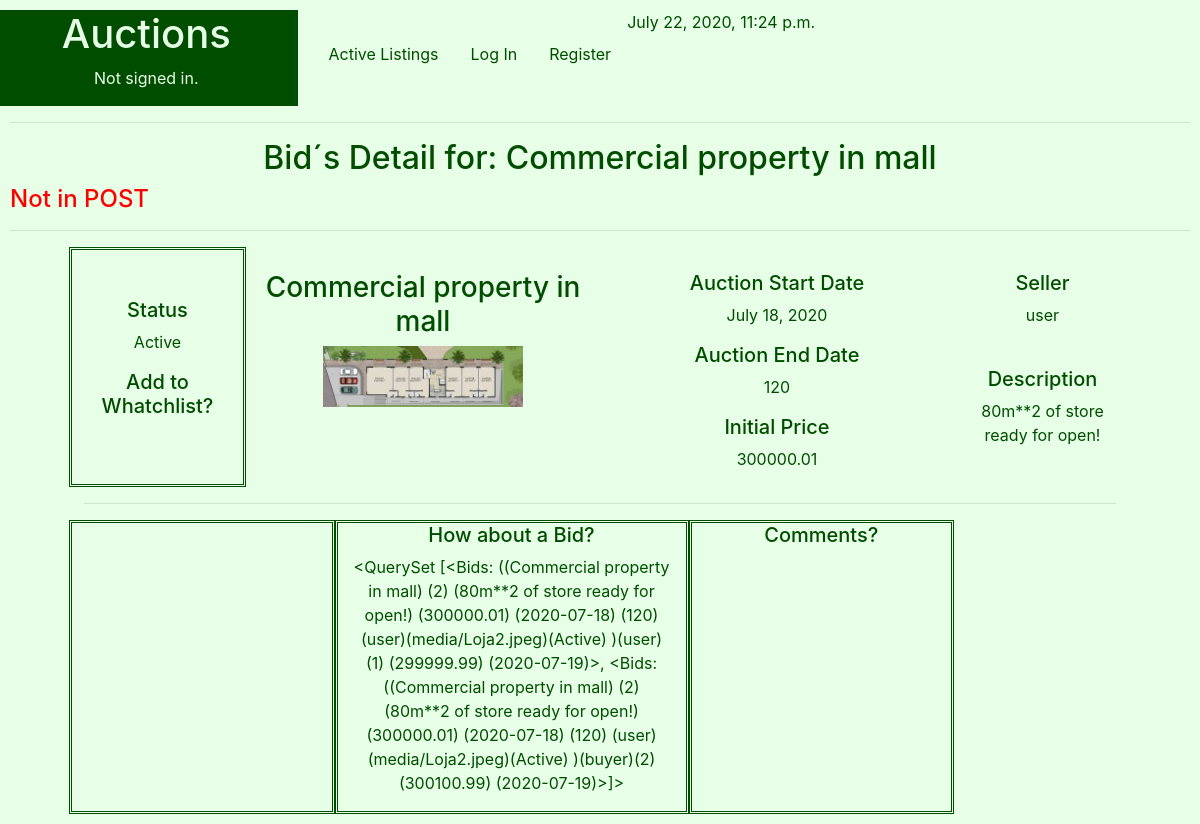
Screenshot of /Bid/Commercial property in mall with the database file from the repository.
### auctions/models.py (models this page shows)
class Listings(models.Model):
    STATUS = (
        ('Active', 'Active - Receiving Bids'),
        ('To Begin', 'To Begin - De Auction didn´t start yet'),
        ('Closed', 'Closed - The seller gave up the auction'),
        ('Sold', 'Sold'),
    )
    Ltitle = models.CharField(help_text="Choose a title for your listing",max_length=50)
    Ccode=models.IntegerField(help_text="Categories Ex: 1-Apartament,2-Commercial,3-Farm, 4-House ") #foreign key from PropTypes
    Ldescription = models.CharField(max_length=250)
    Lprice = models.FloatField(help_text="starting bid Just USD") #initial price
    Ldatestart = models.DateField(help_text="Please use the following format: <em>YYYY-MM-DD</em>. for the auction start")
    Lduration = models.IntegerField(help_text="Duration expressed in days" )
    Luser = models.CharField(max_length=25)
    Limage= models.ImageField(upload_to="media", blank=True) #Name of the picture saved on static folder
    Lstatus = models.CharField(max_length=8, choices=STATUS )
    def __str__(self):
        return f"({self.Ltitle}) ({self.Ccode}) ({self.Ldescription})  ({self.Lprice}) ({self.Ldatestart}) ({self.Lduration}) ({self.Luser})({self.Limage})({self.Lstatus}) "

class Bids(models.Model):
    Lcode = models.ForeignKey(Listings, on_delete=models.CASCADE)
    Buser = models.CharField(max_length=25) #Who is going to buy
    Bthrow= models.IntegerField() #first throw, second , third....
    Bprice = models.FloatField(help_text="Just USD")# throw value
    Bdate = models.DateField(help_text="Please use the following format: <em>YYYY-MM-DD</em>.")
    def __str__(self):
        return f"({self.Lcode})({self.Buser})({self.Bthrow}) ({self.Bprice}) ({self.Bdate})"

### auctions/views.py (the view)
# urls.py: path("Bid/<str:Btitle>", views.Bids_view, name="BidsDetail"),
def Bids_view(request, Btitle):
    B_title=Btitle
    d = datetime.datetime.now()
    L_data=[]
    B_data=[]
    W_data=[]
    try:
        L_data = Listings.objects.filter(Ltitle=B_title)
        B_data=Bids.objects.filter(Lcode__Ltitle=B_title)
        W_data=Watchlist.objects.filter(Lcode__Ltitle=B_title)
        context= {
           "d" : d,
           "Btitle" : B_title,
           "L_data":L_data,
           "B_data":B_data,
           "W_data":W_data,
           "message" : "Not in POST",
        }
        return render(request, "auctions/BidsDetail.html", context)
    except:
        context = {
            "message": "Problem with filters in Bids, please try again",
            "L_data" :Listings.objects.filter(Ltitle=B_title),
            "B_data" :Bids.objects.filter(Lcode__Ltitle=B_title),
            "W_data" :Watchlist.objects.filter(Lcode__Ltitle=B_title),
        }
        return render(request, "auctions/BidsDetail.html", context)

### auctions/templates/auctions/BidsDetail.html (shortened to what this page needs)
{% extends "auctions/layout.html" %}
{% block body %}
<h2 style="text-align: center;">Bid´s Detail for: {{Btitle}}  </h2>
<h4 style="color:red;"> {{message}}</h4>
<hr>
<div class ="flex-container" style="text-align: center;">
      <div class="container" style="border:#004d00; width:90%">
          <div class="row"  width="1700px">
              {%for L in L_data %}
                  <div class="col-lg-2" style="border:double;border-color:#004d00 ;">
                        <br>     <br>
                        <h5>Status</h5>
                        <p>{{ L.Lstatus }}</p>
                        <h5>Add to Whatchlist?</h5>
                  </div>
                  <div class="col-lg-4">
                     <br>
                     <h3>{{L.Ltitle }}</h3>
                     <img src=" {{L.Limage.url}} "  width="200">
                     <br>
                  </div>
                  <br>
                  <div class="col-lg-4">
                  <br>
                     <h5>Auction Start Date  </h5>
                     <p>{{ L.Ldatestart }}</p>
                     <h5>Auction End Date  </h5>
                     <p>{{ L.Lduration }}</p>
                     <h5>Initial Price </h5>
                     <p> {{ L.Lprice }}</p>
                  </div>
                  <div class="col-lg-2">
                      <br>
                      <h5>Seller</h5>
                      <p>{{ L.Luser }}</p>
                      <br>
                      <h5>Description</h5>
                      <p>{{ L.Ldescription }}</p>
                  </div>
              {%endfor%}
          </div>
      <hr>
      </div>
    <form action= "#" method="post" >
            <div class="container" style="border:#004d00; width:90%">
                <div class="row"  width="1700px">
                    <div class="col-lg-3" style="border:double;border-color:#004d00 ;">
                          <br><br>
                    </div>
                    <div class="col-lg-4" style="border:double;border-color:#004d00 ;">
                      <h5> How about a Bid? </h5>
                           <p>{{B_data}}</p>
                    </div>
                    <div class="col-lg-3" style="border:double;border-color:#004d00 ;">
                        <h5> Comments? </h5>
                    </div>
                </div>
            </div>
    </form>
</div>
{% endblock %}

### auctions/static/auctions/styles.css (style rules this page uses)
body { padding: 10px; }

### auctions/templates/auctions/layout.html (style rules this page uses)
body { background-color:#e6ffe6 ; color: #004d00; }

### rows the page displays
Listings: Ltitle "Commercial property in mall", Lstatus "Active", Limage (picture), Ldatestart "July 18, 2020", Lduration "120", Lprice "300000.01", Luser "user", Ldescription "80m**2 of store ready for open!"
Bids: Lcode+Buser+Bthrow "<QuerySet [<Bids: ((Commercial property in mall) (2) (80m**2 of store ready for open!) (300000.01) (2020-07-18) (120) (user)(media/Loja2.jpeg)(Active) )(user)(1) (299999.99) (2020-07-19)>, <Bids: ((Commercial property in mall) (2) (80m**2 of store ready for open!) (300000.01) (2020-07-18) (120) (user)(media/Loja2.jpeg)(Active) )(buyer)(2) (300100.99) (2020-07-19)>]>"

### other values shown
{{ message }} "Not in POST"
